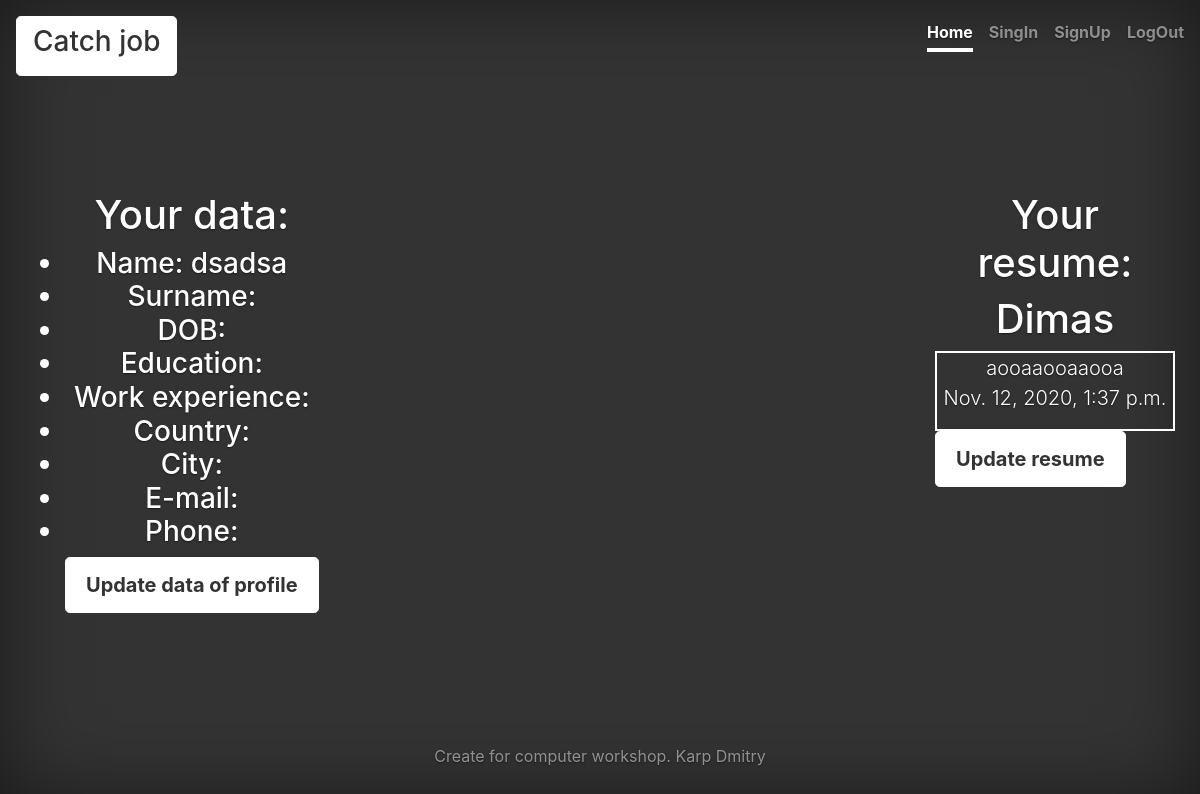
Page /home/ (signed in) on the earlier database version.
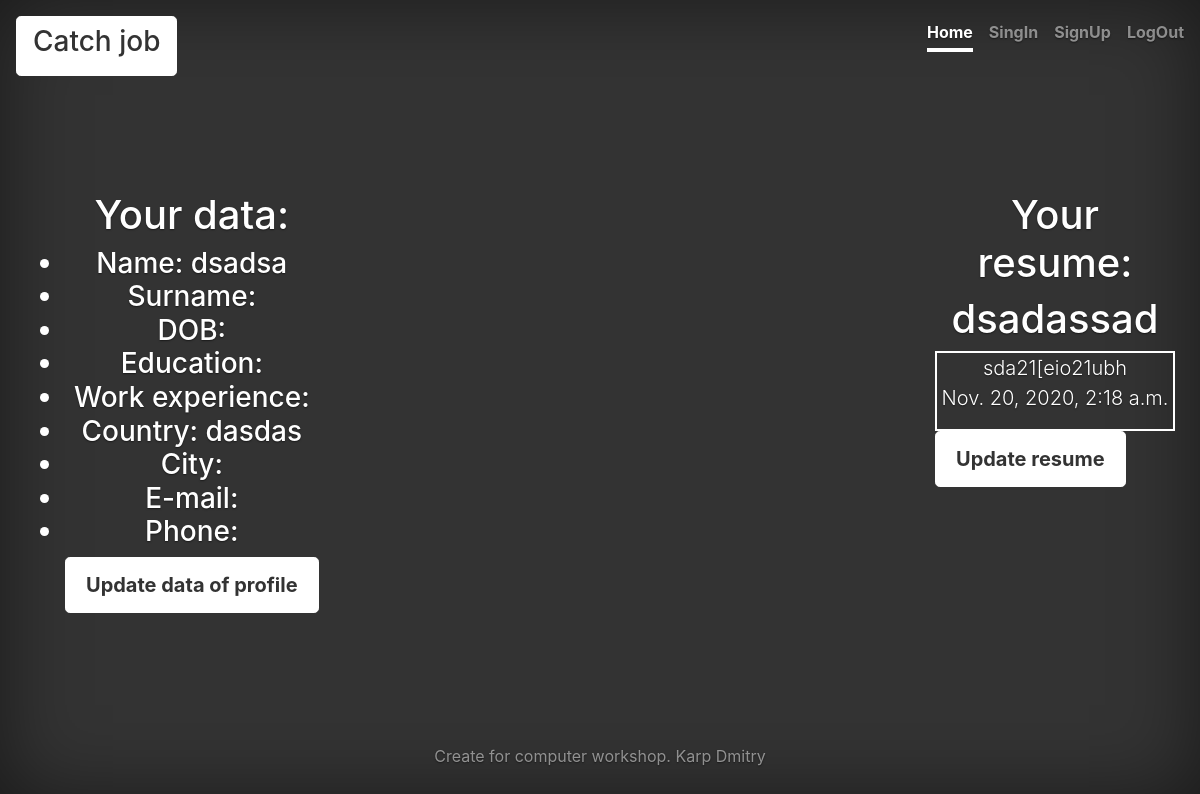
Same page on the later database version.
### resume/models.py (models this page shows)
class Resume(models.Model):
    title = models.CharField(max_length=32)
    description = models.TextField(max_length=1024)
    author = models.ForeignKey(User, on_delete=models.CASCADE)
    create_data = models.DateTimeField()

### main_app/models.py (models this page shows)
class Worker(models.Model):
    age = models.DateField(null=True)
    first_name = models.CharField(max_length=32)
    second_name = models.CharField(max_length=32)
    education = models.TextField(max_length=64)
    work_experience = models.TextField(max_length=1024)
    country = models.CharField(max_length=32)
    city = models.CharField(max_length=32)
    e_mail = models.EmailField()
    phone = models.IntegerField(null=True)
    account = models.ForeignKey(User, on_delete=models.CASCADE)

### main_app/views.py (the view, shortened to what this page needs)
# urls.py: path('home/', HomePage.as_view()),
class HomePage(View):
    def get(self, request, *args, **kwargs):
        if request.user.is_authenticated:
            if my_is_staff(request.user): # сделать свой класс пользователя, для выдачи работадателям
                return render(request, 'main_app/home_page.html',
                              context={"auth": True, 'employer': True, 'data': Employer.objects.filter(account=request.user), 'vacancy': Vacancy.objects.filter(author=request.user)})
            else:
                return render(request, 'main_app/home_page.html',
                              context={"auth": True, 'employer': False, 'data': Worker.objects.filter(account=request.user), 'resume': Resume.objects.filter(author=request.user)})
        else:
            return render(request, 'main_app/home_page.html', context={'auth': False})

### main_app/views.py (called while the page is built)
def my_is_staff(my_user):
    return my_user.is_staff

### main_app/templates/main_app/home_page.html (shortened to what this page needs)
{% extends 'main_app/base.html' %}
{% block link %}
    <a class="nav-link active" href="/home">Home</a>
    <a class="nav-link" href="/sign-in">SingIn</a>
    <a class="nav-link" href="/sign-up">SignUp</a>
    <a class="nav-link" href="/log-out">LogOut</a>
{% endblock %}
{% block content %}
{% if auth %}
        <div class="lead row">
            <ul>
            <h1>Your data:</h1>
                <h3>
                {% for elem in data%}
                    {% if employer%}
                        <li>Company name: {{elem.name}}</li>
                        <li>Number of vacancies: {{elem.number_vacancy}}</li>
                        <li>Company foundation date:
                            {%if elem.age != None%}
                                {{elem.age}}
                            {% endif %}
                        </li>
                        <li>Scope of work: {{elem.sphere}}</li>
                    {% else %}
                        <li>Name: {{elem.first_name}}</li>
                        <li>Surname: {{elem.second_name}}</li>
                        <li>DOB:
                        </li>
                        <li>Education:{{elem.education}}</li>
                        <li>Work experience: {{elem.work_experience}}</li>
                    {% endif %}
                    <li>Country: {{elem.country}}</li>
                    <li>City: {{elem.city}}</li>
                    <li>E-mail: {{elem.e_mail}}</li>
                    <li>Phone:
                    </li>
                {% endfor %}
                </h3>
                <a href="update-profile/" class="masthead-brand btn btn-lg btn-secondary">Update data of profile</a>
            </ul>
            <ul class="raz">
                {% if employer %}
                    {% for elem in vacancy %}
                    <h1>{{elem.title}}</h1>
                    <div class="resume">
                        {{elem.description}}
                        {{elem.create_data}}
                    </div>
                    {% endfor %}
                  <a class="masthead-brand btn btn-lg btn-secondary" href="/home/create-vac/">Create vacancy</a>
                {% else %}
                    <h1> Your resume:</h1>
                    {% for elem in resume %}
                    <h1>{{elem.title}}</h1>
                    <div class="resume">
                        {{elem.description}}
                        <p>{{elem.create_data}}</p>
                    </div>
                    {% endfor %}
                    <a class="masthead-brand btn btn-lg btn-secondary" href="/home/create-res/">Update resume</a>
                {% endif %}
            </ul>
        </div>
        {% else %}
            <a class="nav-link" href="/sign-in"><h4 style="color:Green">*click*</h4>  <h1>To access Home please Sing In :)  </h1>  <h4 style="color:Green">*click*</h4> </a>
        {% endif %}
{% endblock %}

Differences in the rows shown:
removed Resume: title "Dimas", description "aooaaooaaooa", create_data "Nov. 12, 2020, 1:37 p.m."
changed Worker "dsadsa": country (not shown) → "dasdas"
added Resume: title "dsadassad", description "sda21[eio21ubh", create_data "Nov. 20, 2020, 2:18 a.m."
